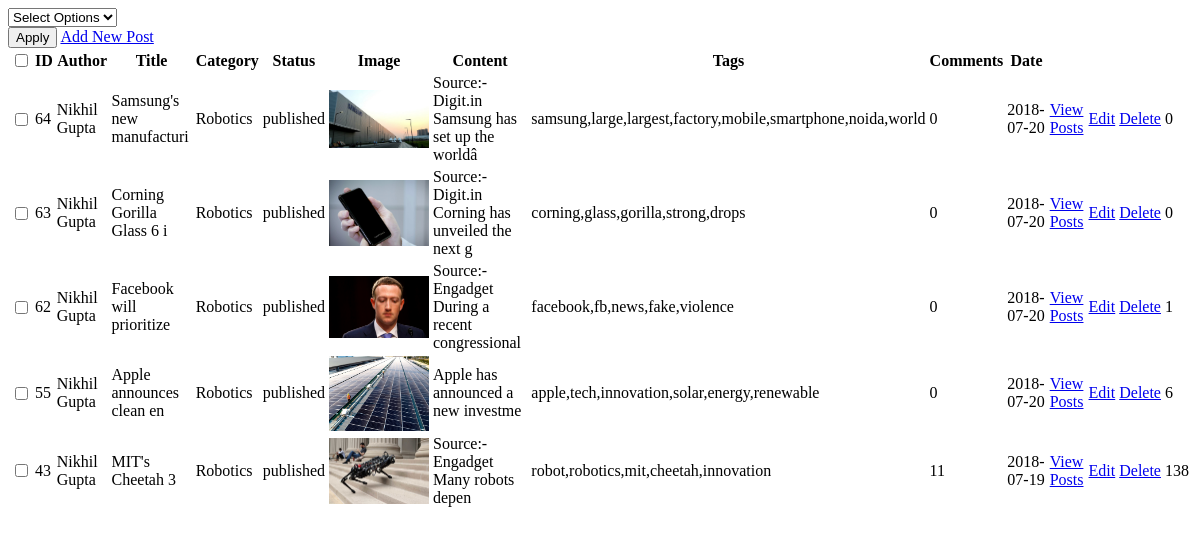
Page /msblog/admin/view_all_posts.php on the earlier database version.
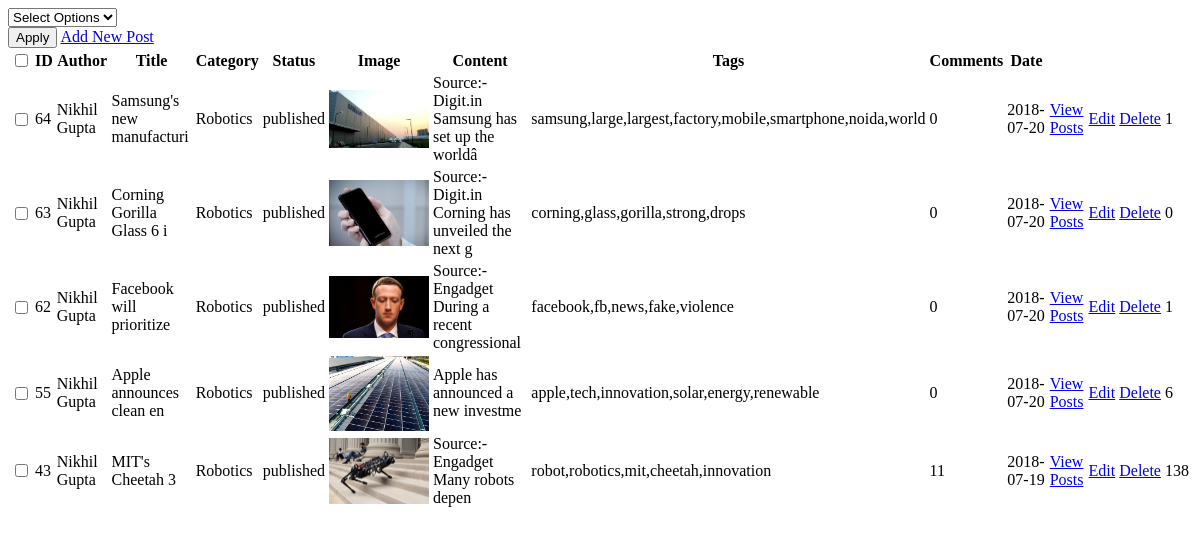
Same page on the later database version.
### tables this page shows
CREATE TABLE `posts` (
  `post_id` int(3) NOT NULL,
  `post_category_id` int(3) NOT NULL,
  `post_title` varchar(255) NOT NULL,
  `post_author` varchar(255) NOT NULL,
  `post_date` date NOT NULL,
  `post_image` longblob NOT NULL,
  `post_content` longtext NOT NULL,
  `post_tags` varchar(255) NOT NULL,
  `post_comment_count` int(11) NOT NULL,
  `post_status` varchar(255) NOT NULL DEFAULT 'draft',
  `post_views_count` int(11) NOT NULL
);

CREATE TABLE `categories` (
  `cat_id` int(3) NOT NULL,
  `cat_title` varchar(255) NOT NULL
);

### msblog/admin/view_all_posts.php (the view, shortened to what this page needs)
<form action="" method="post">
  <div style="overflow-x:auto;">
  <table class="table table-bordered table-hover">
    <thead>
      <div id="bulkOptionContainer" class="col-xs-4 form-group">
      <select class="form-control" name="bulk_options" id="">
        <option value="">Select Options</option>
      </select>
    </div>
    <div class="col-xs-4">
      <input type="submit" name="submit" value="Apply" class="btn btn-success">
      <a class="btn btn-primary" href="posts.php?source=add_posts">Add New Post</a>
    </div>
    <tr>
      <th><input type="checkbox" id="selectAllBoxes"></th>
      <th>ID</th>
      <th>Author</th>
      <th>Title</th>
      <th>Category</th>
      <th>Status</th>
      <th>Image</th>
      <th>Content</th>
      <th>Tags</th>
      <th>Comments</th>
      <th>Date</th>
    </tr>
  </thead>
  <tbody>
    <?php
    $query="SELECT * FROM posts ORDER BY post_id DESC";
    $select_categories=mysqli_query($connection,$query);
    while($row=mysqli_fetch_assoc($select_categories)){
      $post_id=$row['post_id'];
      $post_author=substr($row['post_author'],0,25);
      $post_title=substr($row['post_title'],0,25);
      $post_category_id=$row['post_category_id'];
      $post_status=$row['post_status'];
      $post_image=$row['post_image'];
      $post_content=substr($row['post_content'],0,50);
      $post_tags=$row['post_tags'];
      $post_comment_count=$row['post_comment_count'];
      $post_date=$row['post_date'];
      $post_views_count=$row['post_views_count'];
      echo "<tr>";
      ?>
      <td><input type='checkbox' class='checkBoxes' name='checkBoxArray[]' value='<?php echo $post_id; ?>'></td>
      <?php
      echo "<td>$post_id</td>";
      echo "<td>$post_author</td>";
      echo "<td>$post_title</td>";
      $query="SELECT * FROM categories WHERE cat_id = {$post_category_id} ";
      $select_categories_id=mysqli_query($connection,$query);
      while($row=mysqli_fetch_assoc($select_categories_id)){
        $cat_title=$row['cat_title'];
      }
      echo "<td>$cat_title</td>";
      echo "<td>$post_status</td>";
      echo "<td><img width='100' src='../Images/$post_image' alt='image'/></td>";
      echo "<td>$post_content</td>";
      echo "<td>$post_tags</td>";
      echo "<td>$post_comment_count</td>";
      echo "<td>$post_date</td>";
      echo "<td><a href='../post.php?p_id=$post_id'>View Posts</a></td>";
      echo "<td><a href='posts.php?source=edit_post&p_id=$post_id'>Edit</a></td>";
      echo "<td><a onClick=\"javascript: return confirm('Are you sure you want to delete?'); \" href='posts.php?delete=$post_id'>Delete</a></td>";
      echo "<td>{$post_views_count}</td>";
      echo "</tr>";
    }
    ?>
  </tbody>
</table>
  </div>

### msblog/admin/view_all_posts.php (style rules this page uses)
#bulkOptionContainer { padding: 0px; }

Differences in the rows shown:
changed posts "Samsung's new manufacturi": post_views_count "0" → "1"
